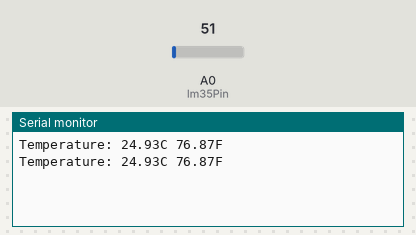
Simulated run of this sketch. Board: Arduino Uno, built with avr-gcc and run on an emulated ATmega328P. On the bench: the last lines printed to the serial monitor. Inputs (shaded band) come from the test bench; at power-on: A0 (lm35Pin) = 51.

Above: at 1.8 s.
1.9 s: A0 (lm35Pin) set to 61
At 2.8 s:
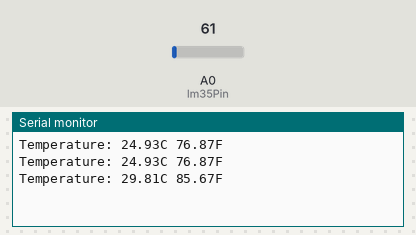
3.4 s: A0 (lm35Pin) set to 71
At 4.8 s:
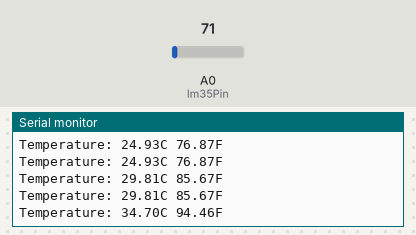
Timing chart, 0 to 6.4 s (numbered marks = the images above; inputs shaded):
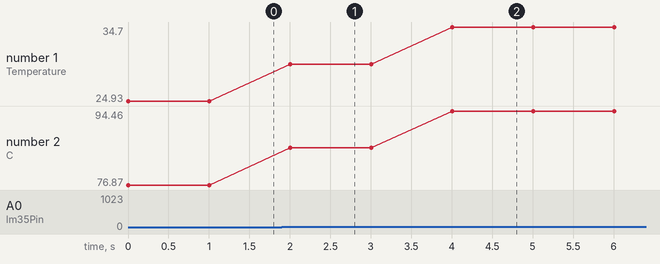

Measured:
- after the input at 1.9 s, the serial monitor: prints a new line after 0.10 s (image 1)
- after the input at 3.4 s, the serial monitor: prints a new line after 0.60 s (image 2)
- plotted number 1: 24.93 → 29.81 after the input at 1.9 s, 29.81 → 34.7 after the input at 3.4 s
- plotted number 2: 76.87 → 85.67 after the input at 1.9 s, 85.67 → 94.46 after the input at 3.4 s

The sketch:

Reading_Temperature.ino
```cpp
/*
 * Tutorial 1: Reading Temperature
 *
 * Read the temperature in celcius over serial.
 *
 * To see this sketch in action open up the serial
 * monitor. Clamp your fingers over the LM35
 * sensor. The temperature will rise and then fall
 * as you remove your fingers.
 *
 * The circuit:
 * - LM35 to 5v, GND, and Vo to analog 0
 */

// the output pin of the LM35 temperature sensor
int lm35Pin = A0;

void setup()
{
    // set up serial at 9600 baud
    Serial.begin(9600);
}

void loop()
{
    int analogValue;
    float temperatureInCelsius;
    float temperatureInFahrenheit;

    // read our temperature sensor
    analogValue = analogRead(lm35Pin);

    // convert the 10bit analog value to celcius
    temperatureInCelsius = float(analogValue) / 1023;
    temperatureInCelsius = temperatureInCelsius * 500;

    // convert Celsius temperature to Fahrenheit
    temperatureInFahrenheit = (temperatureInCelsius * 9 / 5) + 32;

    // print the temperatures over serial
    Serial.print("Temperature: ");
    Serial.print(temperatureInCelsius);
    Serial.print("C ");
    Serial.print(temperatureInFahrenheit);
    Serial.println("F");

    // wait before reading the temperature again
    // 1000 milliseconds = 1 second
    delay(1000);
}
```
